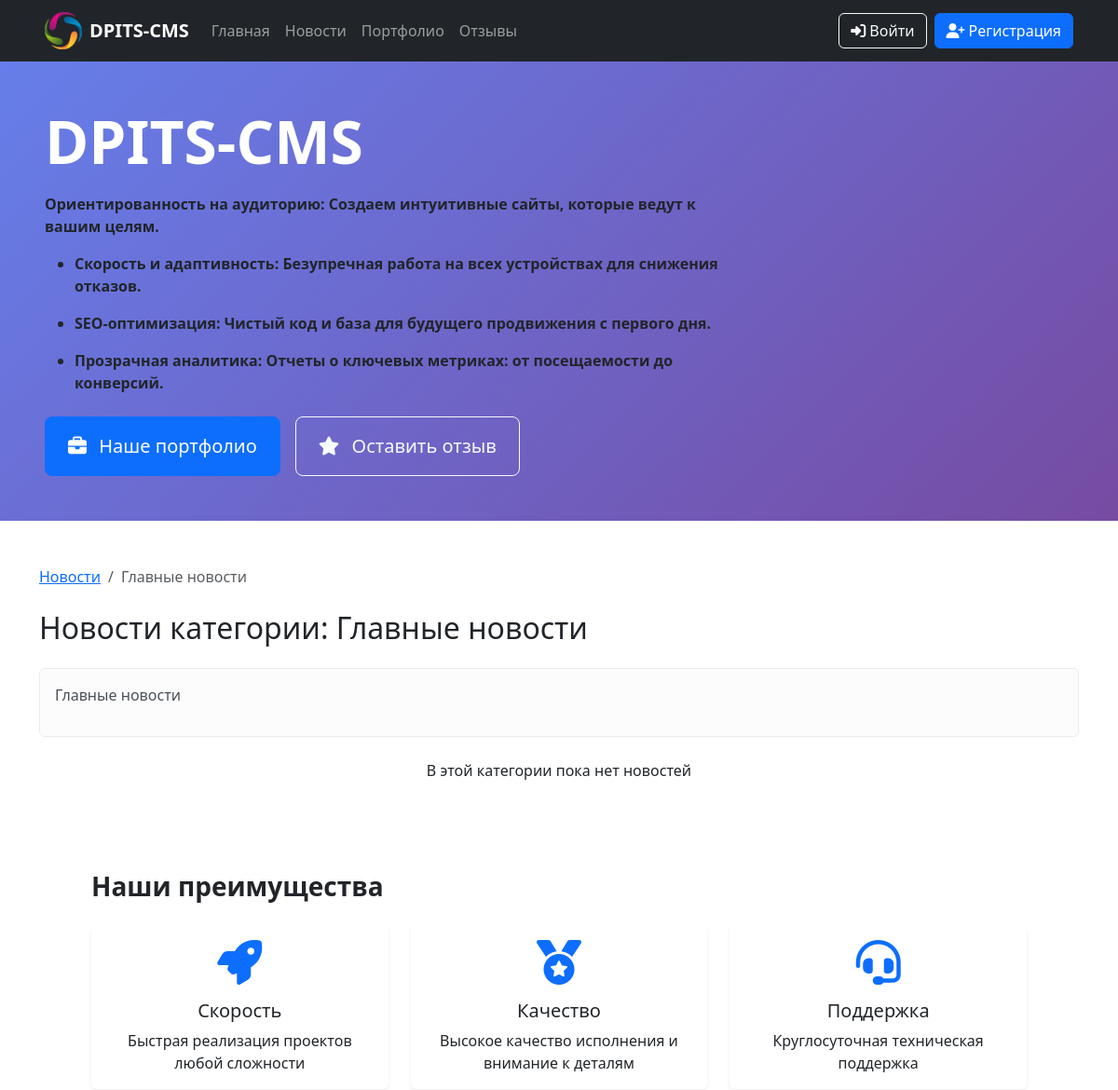
/news/category/glavnye-novosti/ (upper part), run on an earlier commit of the app's database.
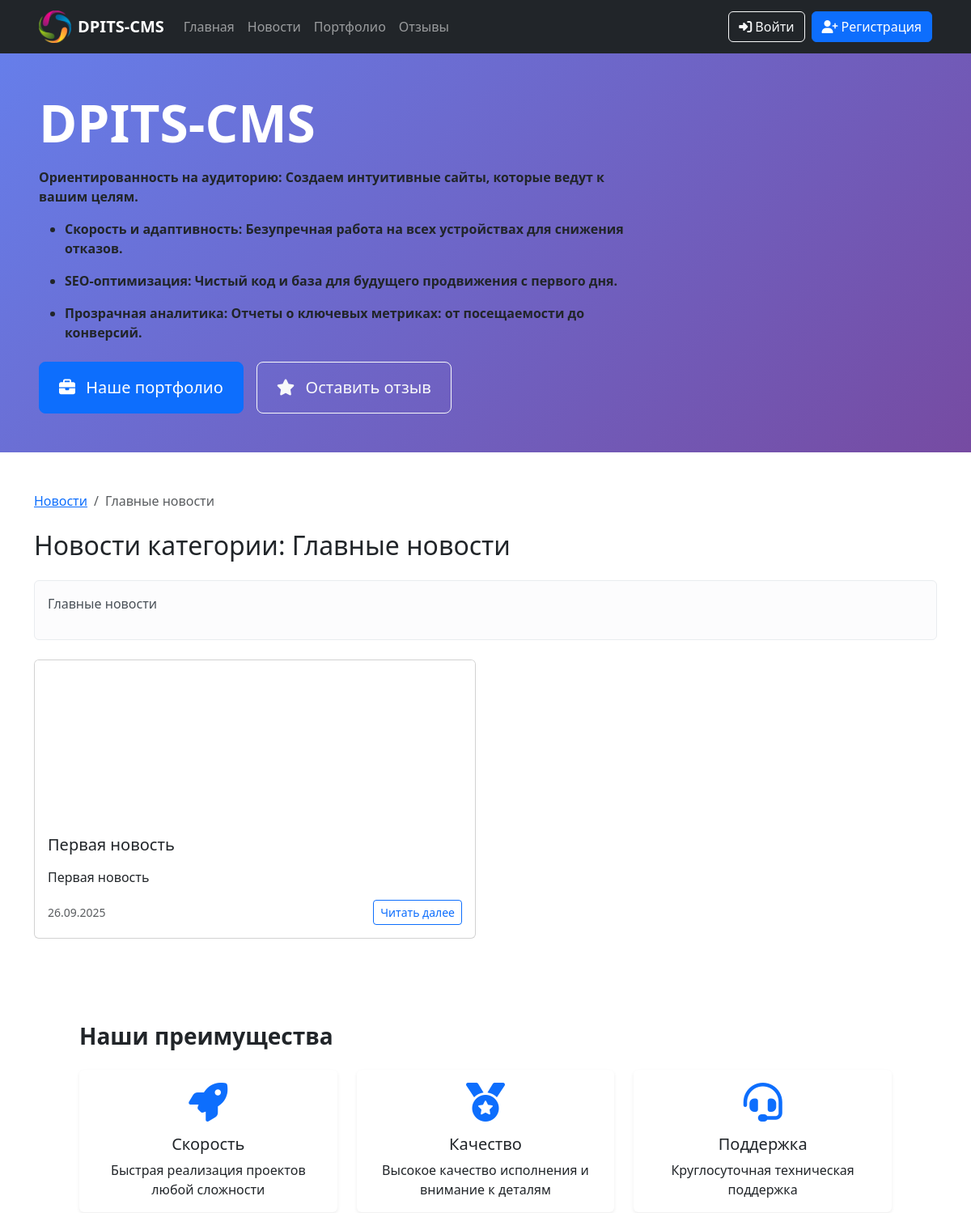
And on a later commit of the database.
### news/models.py (models this page shows, shortened)
class News(models.Model):
    title = models.CharField(_("Заголовок"), max_length=200)  # Заголовок новости
    slug = models.SlugField(_("URL"), unique=True)  # URL-идентификатор
    category = models.ForeignKey(
        NewsCategory, on_delete=models.CASCADE, verbose_name=_("Категория")
    )  # Связь с категорией (удаление каскадом)
    image = models.ImageField(
        _("Изображение"), upload_to="news/"
    )  # Главное изображение
    is_active = models.BooleanField(_("Активно"), default=True)  # Активна ли новость
    seo_title = models.CharField(_("SEO заголовок"), max_length=200, blank=True)
    seo_keywords = models.CharField(_("SEO ключевые слова"), max_length=200, blank=True)
    seo_description = models.CharField(_("SEO описание"), max_length=255, blank=True)
    short_description = CKEditor5Field(
        _("Краткое описание"), blank=True, config_name="extends"
    )  # Краткое описание с редактором
    content = CKEditor5Field(
        _("Содержание"), blank=True, config_name="extends"
    )  # Полное содержание
    views = models.PositiveIntegerField(_("Просмотры"), default=0)  # Счетчик просмотров
    created_at = models.DateTimeField(
        _("Создано"), auto_now_add=True
    )  # Дата создания (только при создании)
    updated_at = models.DateTimeField(
        _("Обновлено"), auto_now=True
    )  # Дата обновления (при каждом сохранении)
    class Meta:
        verbose_name = _("Новость")  # Человекочитаемое имя в единственном числе
        verbose_name_plural = _(
            "Новости"
        )  # Человекочитаемое имя во множественном числе
        ordering = ["-created_at"]  # Сортировка по дате создания (новые сначала)

### news/views.py (the view)
# urls.py: path("category/<slug:slug>/", views.news_by_category, name="category"),
def news_by_category(request, slug):
    category = get_object_or_404(NewsCategory, slug=slug, is_active=True)
    news_list = News.objects.filter(category=category, is_active=True).order_by(
        "-created_at"
    )
    categories = NewsCategory.objects.filter(is_active=True, show_in_menu=True)
    paginator = Paginator(news_list, 20)
    page_number = request.GET.get("page")  # Получение номера страницы из GET-параметра
    page_obj = paginator.get_page(page_number)  # Получение объекта страницы
    context = {
        "category": category,  # Текущая категория
        "news_list": page_obj,  # Новости категории текущей страницы
        "categories": categories,  # Список категорий для меню
    }
    return render(request, "news/category.html", context)

### main/context_processors.py (called while the page is built)
def site_settings(request):
    settings = SiteSettings.objects.first()
    return {"site_settings": settings}

def menu_items(request):
    pages = Page.objects.filter(show_in_menu=True, show_on_site=True).order_by("order")
    return {"menu_pages": pages}

### news/context_processors.py (called while the page is built)
def latest_news(request):
    latest_news = News.objects.filter(is_active=True).order_by("-created_at")[:3]
    return {"latest_news": latest_news}

### news/templates/news/category.html (shortened to what this page needs)
{% extends 'base.html' %}
{% load static %}
{% block content %}
{% include 'Hero.html' %}
<div class="container mt-5">
    <div class="row">
        <div class="col-12">
            <nav aria-label="breadcrumb" class="mb-4">
                <ol class="breadcrumb">
                    <li class="breadcrumb-item"><a href="{% url 'news:list' %}">Новости</a></li>
                    <li class="breadcrumb-item active" aria-current="page">{{ category.name }}</li>
                </ol>
            </nav>
            <h2 class="mb-4">Новости категории: {{ category.name }}</h2>
            {% if category.description %}
            <div class="alert alert-light mb-4">
                {{ category.description|safe }}
            </div>
            {% endif %}
            <div class="row">
                {% for news_item in news_list %}
                <div class="col-md-6 mb-4">
                    <div class="card h-100 news-card">
                        {% if news_item.image %}
                        <img src="{{ news_item.image.url }}" class="card-img-top" alt="{{ news_item.title }}" style="height: 200px; object-fit: cover;">
                        {% endif %}
                        <div class="card-body">
                            <h5 class="card-title">{{ news_item.title }}</h5>
                            <p class="card-text">{{ news_item.short_description|safe|truncatewords:30 }}</p>
                            <div class="d-flex justify-content-between align-items-center">
                                <small class="text-muted">{{ news_item.created_at|date:"d.m.Y" }}</small>
                                <a href="{% url 'news:detail' news_item.slug %}" class="btn btn-sm btn-outline-primary">Читать далее</a>
                            </div>
                        </div>
                    </div>
                </div>
                {% empty %}
                <div class="col-12 text-center">
                    <p>В этой категории пока нет новостей</p>
                </div>
                {% endfor %}
            </div>
        </div>
    </div>
</div>
{% endblock %}

What changed in the data, as far as the page shows it:
added News: image (picture), title "Первая новость", short_description "Первая новость", created_at "26.09.2025"
Also different on the page:
text no longer shown: "В этой категории пока нет новостей"
